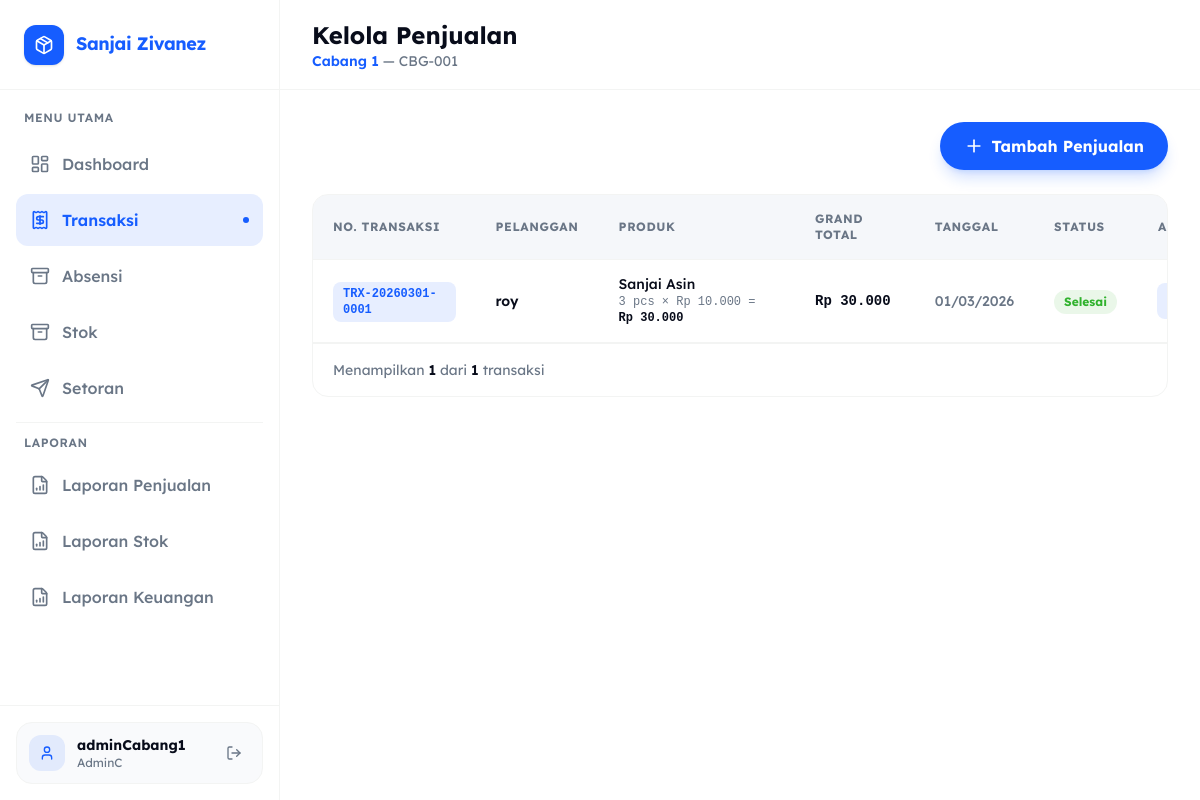
Screenshot of /AdminC/kelola_transaksi.php (signed in) with the database file from the repository.
### tables this page shows
CREATE TABLE `cabang` (
  `id` int(11) NOT NULL,
  `kode_cabang` varchar(20) NOT NULL COMMENT 'Kode unik cabang, misal: CBG-001',
  `nama_cabang` varchar(150) NOT NULL COMMENT 'Nama lengkap cabang',
  `alamat` text DEFAULT NULL COMMENT 'Alamat lengkap cabang',
  `telepon` varchar(20) DEFAULT NULL COMMENT 'Nomor telepon cabang',
  `admin_id` int(11) DEFAULT NULL COMMENT 'FK ke users.id dengan role AdminC',
  `status` enum('Aktif','Nonaktif') NOT NULL DEFAULT 'Aktif' COMMENT 'Status operasional cabang',
  `created_at` timestamp NULL DEFAULT current_timestamp(),
  `updated_at` timestamp NULL DEFAULT current_timestamp() ON UPDATE current_timestamp()
);

CREATE TABLE `transaksi` (
  `id` int(11) NOT NULL,
  `no_transaksi` varchar(50) NOT NULL COMMENT 'Nomor unik transaksi, misal: TRX-20260217-0001',
  `cabang_id` int(11) NOT NULL COMMENT 'FK ke cabang.id',
  `stok_id` int(11) DEFAULT NULL,
  `nama_pelanggan` varchar(150) NOT NULL COMMENT 'Nama pelanggan / customer',
  `jenis_transaksi` enum('Penjualan','Pembelian','Retur','Lainnya') NOT NULL DEFAULT 'Penjualan',
  `jumlah` int(11) NOT NULL DEFAULT 1 COMMENT 'Kuantitas item',
  `harga_satuan` bigint(20) NOT NULL DEFAULT 0 COMMENT 'Harga per satuan (Rp)',
  `total` bigint(20) NOT NULL DEFAULT 0 COMMENT 'jumlah × harga_satuan (dihitung di PHP)',
  `keterangan` text DEFAULT NULL COMMENT 'Catatan / keterangan tambahan',
  `tanggal` date NOT NULL COMMENT 'Tanggal transaksi',
  `status` enum('Pending','Proses','Selesai','Dibatalkan') NOT NULL DEFAULT 'Pending',
  `created_at` timestamp NULL DEFAULT current_timestamp(),
  `updated_at` timestamp NULL DEFAULT current_timestamp() ON UPDATE current_timestamp()
);

CREATE TABLE `stok` (
  `id` int(11) NOT NULL,
  `kode_stok` varchar(50) NOT NULL COMMENT 'Kode unik stok, misal: STK-20260217-0001',
  `cabang_id` int(11) NOT NULL COMMENT 'FK ke cabang.id',
  `nama_produk` varchar(150) NOT NULL COMMENT 'Nama produk / barang',
  `kategori` varchar(100) DEFAULT NULL COMMENT 'Kategori produk',
  `satuan` varchar(30) NOT NULL COMMENT 'Satuan: pcs, kg, lusin, dll',
  `stok_masuk` int(11) NOT NULL DEFAULT 0,
  `stok_keluar` int(11) NOT NULL DEFAULT 0,
  `stok_tersedia` int(11) GENERATED ALWAYS AS (`stok_masuk` - `stok_keluar`) STORED COMMENT 'Otomatis: stok_masuk - stok_keluar',
  `harga_beli` bigint(20) NOT NULL DEFAULT 0 COMMENT 'Harga beli per satuan (Rp)',
  `harga_jual` bigint(20) NOT NULL DEFAULT 0 COMMENT 'Harga jual per satuan (Rp)',
  `keterangan` text DEFAULT NULL,
  `created_at` timestamp NULL DEFAULT current_timestamp(),
  `updated_at` timestamp NULL DEFAULT current_timestamp() ON UPDATE current_timestamp()
);

### AdminC/kelola_transaksi.php (the view, shortened to what this page needs)
<?php
require_once __DIR__ . '/../config.php';
$adminId = (int)($_SESSION['user_id'] ?? $_SESSION['id'] ?? $_SESSION['userId'] ?? 0);
$cabangSaya = null;
if ($adminId > 0) {
    $cStmt = $conn->prepare("SELECT id, nama_cabang, kode_cabang FROM cabang WHERE admin_id = ? LIMIT 1");
    $cStmt->bind_param("i", $adminId);
    $cStmt->execute();
    $cabangSaya = $cStmt->get_result()->fetch_assoc();
}
$cabangId = (int)($cabangSaya['id'] ?? 0);
$page    = max(1, (int)($_GET['page'] ?? 1));
$perPage = 10;
$offset  = ($page - 1) * $perPage;
$cntS = $conn->prepare("SELECT COUNT(DISTINCT no_transaksi) total FROM transaksi WHERE cabang_id = ?");
$cntS->bind_param("i", $cabangId);
$cntS->execute();
$totalRows = (int)$cntS->get_result()->fetch_assoc()['total'];
$noStmt = $conn->prepare("
    SELECT no_transaksi,
           MIN(tanggal)         AS tanggal,
           MIN(nama_pelanggan)  AS nama_pelanggan,
           MIN(status)          AS status,
           MIN(created_at)      AS created_at,
           SUM(total)           AS grand_total
    FROM transaksi
    WHERE cabang_id = ?
    GROUP BY no_transaksi
    ORDER BY MIN(tanggal) DESC, MIN(created_at) DESC
    LIMIT ? OFFSET ?
");
$noStmt->bind_param("iii", $cabangId, $perPage, $offset);
$noStmt->execute();
$groupedRows = $noStmt->get_result()->fetch_all(MYSQLI_ASSOC);
$rows = [];
foreach ($groupedRows as $gr) {
    $no = $gr['no_transaksi'];
    $dStmt = $conn->prepare("
        SELECT t.id, t.no_transaksi, t.stok_id, t.jumlah, t.harga_satuan, t.total, t.keterangan,
               s.nama_produk, s.satuan
        FROM transaksi t
        LEFT JOIN stok s ON s.id = t.stok_id
        WHERE t.no_transaksi = ? AND t.cabang_id = ?
        ORDER BY t.id ASC
    ");
    $dStmt->bind_param("si", $no, $cabangId);
    $dStmt->execute();
    $items = $dStmt->get_result()->fetch_all(MYSQLI_ASSOC);
    $rows[] = [
        'no_transaksi'   => $no,
        'tanggal'        => $gr['tanggal'],
        'nama_pelanggan' => $gr['nama_pelanggan'],
        'status'         => $gr['status'],
        'grand_total'    => $gr['grand_total'],
        'keterangan'     => $items[0]['keterangan'] ?? '',
        'items'          => $items,
    ];
}
?>
<!DOCTYPE html>
<html lang="id">
<head>
    <script src="https://cdn.jsdelivr.net/npm/@tailwindcss/browser@4"></script>
</head>
<body class="font-sans bg-white min-h-screen overflow-x-hidden text-foreground">
    <?php include __DIR__ . '/../layout/sidebar.php'; ?>
    <main class="flex-1 lg:ml-[280px] flex flex-col min-h-screen overflow-x-hidden relative">
        <div class="sticky top-0 z-30 flex items-center w-full h-[90px] shrink-0 border-b border-border bg-white/80 backdrop-blur-md px-5 md:px-8">
            <div class="flex items-center gap-4">
                <div>
                    <h2 class="font-bold text-2xl text-foreground">Kelola Penjualan</h2>
                    <p class="hidden sm:block text-sm text-secondary">
                        <?php if ($cabangSaya): ?>
                            <span class="font-semibold text-primary"><?= htmlspecialchars($cabangSaya['nama_cabang']) ?></span>
                            &mdash; <?= htmlspecialchars($cabangSaya['kode_cabang']) ?>
                            <?php else: ?>Anda belum ditugaskan ke cabang manapun<?php endif; ?>
                    </p>
                </div>
            </div>
        </div>
        <div class="flex-1 p-5 md:p-8 overflow-y-auto">
            <div class="flex justify-end mb-6">
                <button type="button" onclick="openAddModal()" <?= !$cabangSaya ? 'disabled' : '' ?>
                    class="px-6 h-12 bg-primary hover:bg-primary-hover text-white rounded-full font-bold shadow-lg shadow-primary/20 hover:shadow-primary/40 flex items-center gap-2 transition-all cursor-pointer disabled:opacity-50 disabled:cursor-not-allowed">
                    <i data-lucide="plus" class="size-5"></i>
                    <span>Tambah Penjualan</span>
                </button>
            </div>
            <div class="bg-white rounded-2xl border border-border overflow-hidden mb-8">
                <div class="overflow-x-auto scrollbar-hide">
                    <table class="w-full min-w-[900px]">
                        <thead>
                            <tr class="border-b border-border bg-muted/60">
                                <th class="text-left px-5 py-4 text-xs font-bold text-secondary uppercase tracking-wider">No. Transaksi</th>
                                <th class="text-left px-5 py-4 text-xs font-bold text-secondary uppercase tracking-wider">Pelanggan</th>
                                <th class="text-left px-5 py-4 text-xs font-bold text-secondary uppercase tracking-wider">Produk</th>
                                <th class="text-left px-5 py-4 text-xs font-bold text-secondary uppercase tracking-wider">Grand Total</th>
                                <th class="text-left px-5 py-4 text-xs font-bold text-secondary uppercase tracking-wider">Tanggal</th>
                                <th class="text-left px-5 py-4 text-xs font-bold text-secondary uppercase tracking-wider">Status</th>
                                <th class="text-center px-5 py-4 text-xs font-bold text-secondary uppercase tracking-wider">Aksi</th>
                            </tr>
                        </thead>
                        <tbody>
                            <?php if (empty($rows)): ?>
                                <tr>
                                    <td colspan="7">
                                        <div class="py-16 flex flex-col items-center gap-3 text-center">
                                            <div class="size-16 rounded-2xl bg-muted flex items-center justify-center">
                                                <i data-lucide="receipt" class="size-8 text-secondary"></i>
                                            </div>
                                            <p class="font-semibold text-foreground">Belum ada penjualan</p>
                                            <p class="text-sm text-secondary">Klik "Tambah Penjualan" untuk mencatat penjualan baru.</p>
                                        </div>
                                    </td>
                                </tr>
                                <?php else: foreach ($rows as $r):
                                    $sc = ['Pending' => ['bg-warning/20', 'text-yellow-700'], 'Proses' => ['bg-primary/10', 'text-primary'], 'Selesai' => ['bg-success/10', 'text-success'], 'Dibatalkan' => ['bg-error/10', 'text-error']];
                                    [$sBg, $sTx] = $sc[$r['status']] ?? ['bg-secondary/10', 'text-secondary'];
                                ?>
                                    <tr class="table-row-hover border-b border-border transition-colors">
                                        <td class="px-5 py-4">
                                            <span class="inline-flex items-center px-2.5 py-1 rounded-lg bg-primary/10 text-primary text-xs font-bold font-mono">
                                                <?= htmlspecialchars($r['no_transaksi']) ?>
                                            </span>
                                        </td>
                                        <td class="px-5 py-4">
                                            <p class="font-semibold text-foreground text-sm"><?= htmlspecialchars($r['nama_pelanggan']) ?></p>
                                        </td>
                                        <td class="px-5 py-4">
                                            <div class="space-y-1.5">
                                                <?php foreach ($r['items'] as $item): ?>
                                                    <div>
                                                        <p class="text-sm text-foreground font-medium leading-tight">
                                                            <?= htmlspecialchars($item['nama_produk'] ?? '—') ?>
                                                        </p>
                                                        <p class="text-xs text-secondary font-mono">
                                                            <?= number_format($item['jumlah'], 0, ',', '.') ?>
                                                            <?= htmlspecialchars($item['satuan'] ?? '') ?>
                                                            &times; Rp <?= number_format($item['harga_satuan'], 0, ',', '.') ?>
                                                            = <span class="text-foreground font-semibold">Rp <?= number_format($item['total'], 0, ',', '.') ?></span>
                                                        </p>
                                                    </div>
                                                <?php endforeach; ?>
                                            </div>
                                        </td>
                                        <td class="px-5 py-4">
                                            <p class="font-bold text-foreground text-sm font-mono">Rp <?= number_format($r['grand_total'], 0, ',', '.') ?></p>
                                        </td>
                                        <td class="px-5 py-4">
                                            <p class="text-sm font-medium text-secondary"><?= date('d/m/Y', strtotime($r['tanggal'])) ?></p>
                                        </td>
                                        <td class="px-5 py-4">
                                            <span class="inline-flex items-center px-2.5 py-1 rounded-full <?= $sBg ?> <?= $sTx ?> text-xs font-bold">
                                                <?= htmlspecialchars($r['status']) ?>
                                            </span>
                                        </td>
                                        <td class="px-5 py-4">
                                            <div class="flex justify-center">
                                                <button type="button"
                                                    onclick="openEditModal(<?= htmlspecialchars(json_encode($r), ENT_QUOTES) ?>)"
                                                    title="Edit"
                                                    class="size-9 flex items-center justify-center rounded-lg bg-primary/10 hover:bg-primary text-primary hover:text-white transition-all cursor-pointer">
                                                </button>
                                            </div>
                                        </td>
                                    </tr>
                            <?php endforeach;
                            endif; ?>
                        </tbody>
                    </table>
                </div>
                <div class="flex flex-col sm:flex-row items-center justify-between px-5 py-4 border-t border-border gap-3">
                    <p class="text-sm text-secondary">
                        Menampilkan <span class="font-semibold text-foreground"><?= count($rows) ?></span>
                        dari <span class="font-semibold text-foreground"><?= $totalRows ?></span> transaksi
                    </p>
                </div>
            </div>
        </div>
    </main>
</body>
</html>

### AdminC/kelola_transaksi.php (style rules this page uses)
:root { --primary: #165DFF; --primary-hover: #0E4BD9; --foreground: #080C1A; --secondary: #6A7686; --muted: #EFF2F7; --border: #F3F4F3; --card-grey: #F1F3F6; --success: #30B22D; --success-light: #DCFCE7; --error: #ED6B60; --error-light: #FEE2E2; --warning: #FED71F; --warning-light: #FEF9C3; --font-sans: 'Lexend Deca', sans-serif; }
.scrollbar-hide { -ms-overflow-style: none; scrollbar-width: none; }

### rows the page displays
cabang: nama_cabang "Cabang 1", kode_cabang "CBG-001"
transaksi: stok.nama_produk "Sanjai Asin", jumlah "3", stok.satuan "pcs", harga_satuan "10.000", total "30.000"

### other values shown
$label "Dashboard Transaksi Absensi Stok Setoran Laporan Penjualan Laporan Stok Laporan Keuangan"
$_SESSION['username'] "adminCabang1"
$_SESSION['role'] "AdminC"
$r['no_transaksi'] "TRX-20260301-0001"
$r['nama_pelanggan'] "roy"
$r['grand_total'] "30.000"
date('d/m/Y', strtotime($r['tanggal'])) "01/03/2026"
$r['status'] "Selesai"
count($rows) "1"
$totalRows "1"
